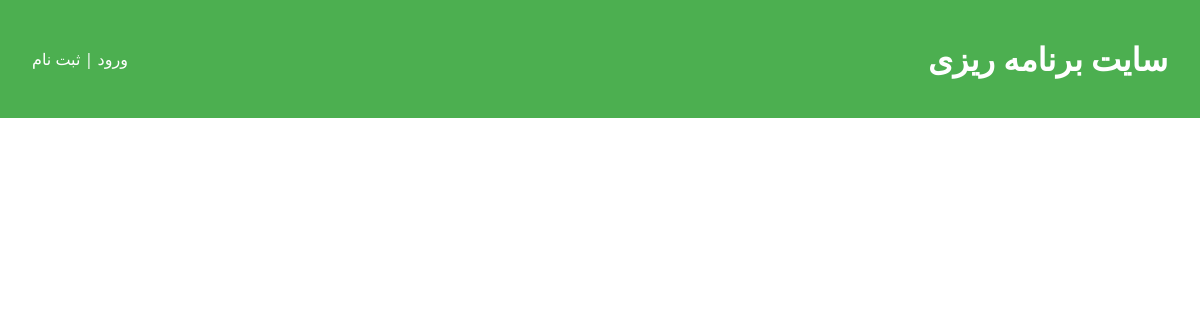
/, run on an earlier commit of the app's database.
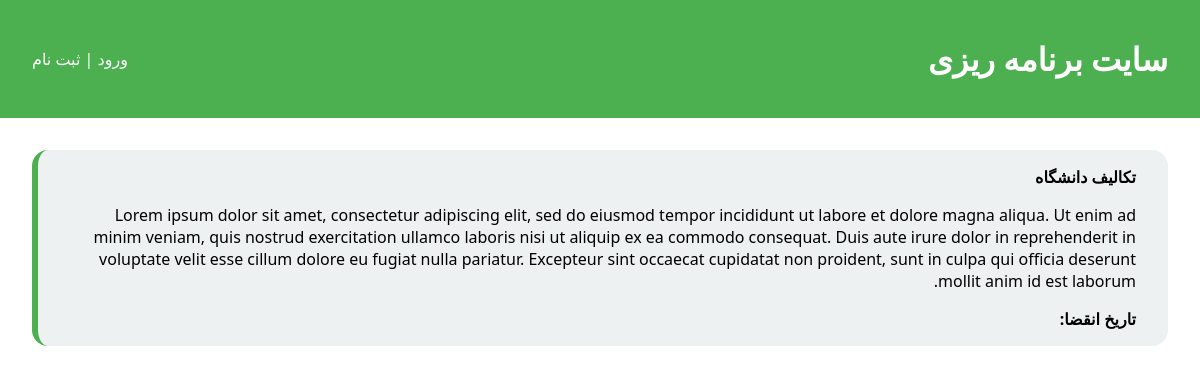
And on a later commit of the database.
### tasks/models.py (models this page shows, shortened)
class Task(models.Model):
    title = models.CharField(max_length=100, verbose_name='عنوان')
    details = models.TextField(verbose_name="جزئیات")
    is_completed = models.BooleanField(
        default=False, verbose_name='وضعیت انجام')
    created_at = jmodels.jDateTimeField(
        auto_now_add=True, verbose_name='تاریخ ایجاد')
    deadline = jmodels.jDateTimeField(verbose_name='تاریخ پایان')

### tasks/views.py (the view)
# urls.py: path('', views.tasks_list, name='tasks_list'),
def tasks_list(request):
    tasks = Task.objects.all()
    return render(request, 'tasks/tasks_list.html', {'tasks': tasks})

### tasks/templates/tasks/tasks_list.html
{% extends "tasks/base.html" %}
{% load jformat %}
{% block main %}
{% for task in tasks %}
<div
  style="border-left: solid 6px #4CAF50; background-color: rgb(237, 241, 241); margin: 2rem ;padding: 1rem 2rem;border-radius: 1rem;">
  <strong>{{task.title}}</strong>
  <p>{{task.details}}</p>
  <span><b>تاریخ انقضا: </b>{{task.deadline|jformat:"%Y/%m/%d - %H:%M"}}</span>
  <br>
</div>
{% endfor %}
{% endblock %}

What changed in the data, as far as the page shows it:
added Task: title "تکالیف دانشگاه", details "Lorem ipsum dolor sit amet, consectetur adipiscing elit, sed do eiusmod tempor incididunt ut labore et dolore magna aliqua. Ut enim ad minim veniam, quis nostrud exercitation ullamco laboris nisi ut aliquip ex ea commodo consequat. Duis aute irure dolor in reprehenderit in voluptate velit esse cillum dolore eu fugiat nulla pariatur. Excepteur sint occaecat cupidatat non proident, sunt in culpa qui officia deserunt mollit anim id est laborum."
